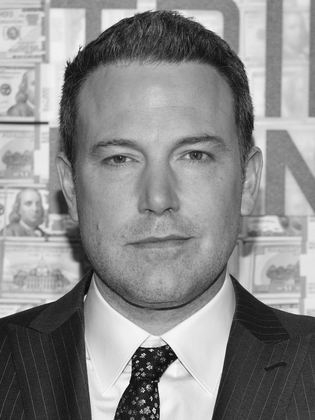
%> input picture HW2/affleck_gray.png, 315 x 420 px, shrunk from 800 x 1067 before the run
$ octave HW2.m   (GNU Octave 9; MATLAB toolbox functions it lacks are replaced by stand-ins)
%> lines starting %> are read from the running program, lines starting %| are printed output that depends on the picture; in (x1, y1, x2, y2) boxes, pixels count from 0 and x2, y2 are one past the last pixel; in counts of white or black regions, pixels touching at a corner belong together; the program's own positions count from 1
% Yukun Duan
% CSE5524 - HW2
% 8/31/2022

%% Problem 1
sigma=40.0;  % use largest value
G = fspecial('gaussian', 2*ceil(3*sigma)+1, sigma);
faceIm = double(imread('affleck_gray.png'));
%> faceIm: size 420x315 double; min 5, max 255, mean 139.4; mean of the top-left, top-right, bottom-left and bottom-right quarters 154.5, 148.8, 120.4, 134.1
gIm = imfilter(faceIm, G, 'replicate');
imshow(gIm/255); % double images need range of 0-1
imwrite(uint8(gIm), 'gIm.bmp');
axis("image");
pause;

sigma=20.0;  % second try
G = fspecial('gaussian', 2*ceil(3*sigma)+1, sigma);
faceIm = double(imread('affleck_gray.png'));
gIm = imfilter(faceIm, G, 'replicate');
imshow(gIm/255); % double images need range of 0-1
imwrite(uint8(gIm), 'gIm1.bmp');
axis("image");
pause;

sigma=15.0; % third try
G = fspecial('gaussian', 2*ceil(3*sigma)+1, sigma);
faceIm = double(imread('affleck_gray.png'));
gIm = imfilter(faceIm, G, 'replicate');
imshow(gIm/255); % double images need range of 0-1
imwrite(uint8(gIm), 'gIm2.bmp');
axis("image");
pause;

sigma=10.0;   %fourth try
G = fspecial('gaussian', 2*ceil(3*sigma)+1, sigma);
faceIm = double(imread('affleck_gray.png'));
gIm = imfilter(faceIm, G, 'replicate');
imshow(gIm/255); % double images need range of 0-1
imwrite(uint8(gIm), 'gIm3.bmp');
axis("image");
pause;

sigma=5.0;  % fifth try
G = fspecial('gaussian', 2*ceil(3*sigma)+1, sigma);
faceIm = double(imread('affleck_gray.png'));
gIm = imfilter(faceIm, G, 'replicate');
imshow(gIm/255); % double images need range of 0-1
imwrite(uint8(gIm), 'gIm4.bmp');
axis("image");
pause;

sigma=4.0;  % sixth try
G = fspecial('gaussian', 2*ceil(3*sigma)+1, sigma);
faceIm = double(imread('affleck_gray.png'));
gIm = imfilter(faceIm, G, 'replicate');
imshow(gIm/255); % double images need range of 0-1
imwrite(uint8(gIm), 'gIm5.bmp');
axis("image");
pause;

sigma=3.0;  % seventh try
G = fspecial('gaussian', 2*ceil(3*sigma)+1, sigma);
faceIm = double(imread('affleck_gray.png'));
gIm = imfilter(faceIm, G, 'replicate');
imshow(gIm/255); % double images need range of 0-1
imwrite(uint8(gIm), 'gIm6.bmp');
axis("image");
pause;

sigma=2.0;   % eighth try
G = fspecial('gaussian', 2*ceil(3*sigma)+1, sigma);
faceIm = double(imread('affleck_gray.png'));
gIm = imfilter(faceIm, G, 'replicate');
imshow(gIm/255); % double images need range of 0-1
imwrite(uint8(gIm), 'gIm7.bmp');
axis("image");
pause;

sigma=1.0;   % ninth try
G = fspecial('gaussian', 2*ceil(3*sigma)+1, sigma);
faceIm = double(imread('affleck_gray.png'));
gIm = imfilter(faceIm, G, 'replicate');
imshow(gIm/255); % double images need range of 0-1
imwrite(uint8(gIm), 'gIm8.bmp');
axis("image");
pause;

sigma=0.5; % tenth try
G = fspecial('gaussian', 2*ceil(3*sigma)+1, sigma);
faceIm = double(imread('affleck_gray.png'));
gIm = imfilter(faceIm, G, 'replicate');
imshow(gIm/255); % double images need range of 0-1
imwrite(uint8(gIm), 'gIm9.bmp');
axis("image");
pause;

%% Problem 2
[a,b] = gaussDeriv2D(5);  % let sigma value be 5
img_gx = imagesc(a);  % Display image with scaled colors
colormap('gray');
pause;

img_gy = imagesc(b);
colormap('gray');
pause;

%% Problem 3
[Gx,Gy] = gaussDeriv2D(5);  %let sigma value be 5
myIm = double(imread('pic.jpg'));
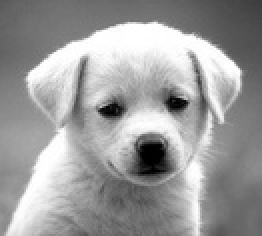
%> input picture HW2/pic.jpg, 131 x 118 px, shrunk from 332 x 300 before the run (shown 2 times larger)
%> myIm: size 118x131x3 double; min 0, max 255, mean 155.7; mean of the top-left, top-right, bottom-left and bottom-right quarters 157.6, 155.8, 170.1, 139.7
myim=imread('pic.jpg');
%> myim is the input picture: size 118x131x3 uint8; min 0, max 255, mean 155.7
gxIm = imfilter(myIm, Gx, 'replicate');
gyIm = imfilter(myIm, Gy, 'replicate');
magIm = sqrt(gxIm.^2 + gyIm.^2);
imagesc(gxIm);
imagesc(gyIm);
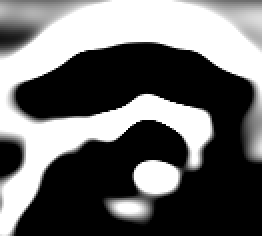
%> displayed picture: size 118x131x3, on the screen's scale of 0 to 255 (shown 2 times larger); min 0, max 255, mean 107.1
imagesc(magIm);
pause;


%% Problem 4
T = 0.3;  % try T for three different value
tIm = magIm > T;
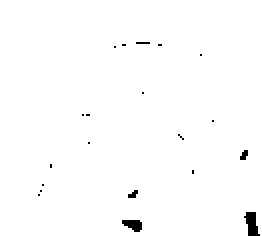
%> tIm: size 118x131x3 logical (shown 2 times larger); 99% white; 20 black regions (18 under 20 px), largest, box (x1, y1, x2, y2) and area: (122, 106, 130, 118) 61, (61, 110, 71, 116) 43
imagesc(tIm);
pause;

T = 1;
tIm = magIm > T;
%> tIm: size 118x131x3 logical; 85.9% white; 26 black regions (17 under 20 px), largest, box (x1, y1, x2, y2) and area: (0, 0, 56, 29) 663, (113, 90, 131, 118) 328, (117, 52, 131, 86) 303
imagesc(tIm);
pause;

T = 3;
tIm = magIm > T;
%> tIm: size 118x131x3 logical; 56.6% white; 11 black regions (5 under 20 px), largest, box (x1, y1, x2, y2) and area: (0, 0, 131, 118) 3959, (37, 36, 111, 118) 1869, (22, 19, 112, 40) 516, (8, 73, 31, 118) 240, (66, 43, 76, 50) 54, (47, 37, 52, 46) 26
imagesc(tIm);
pause;

T = 10;
tIm = magIm > T;
%> tIm: size 118x131x3 logical; 5.1% white; 4 white regions, box (x1, y1, x2, y2) and area: (44, 9, 121, 35) 409, (64, 65, 90, 88) 328, (79, 53, 88, 59) 33, (59, 56, 65, 61) 22
imagesc(tIm);
pause;

T = 20;
tIm = magIm > T;
%> tIm: size 118x131x3 logical; every value is 0
imagesc(tIm);
pause;

%% Problem 5
T = 0.3;
Fx = -fspecial('sobel')';
fxIm = imfilter(myIm,Fx);
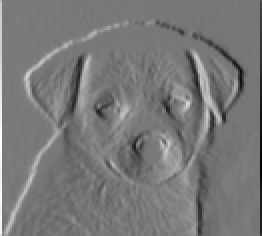
%> fxIm: size 118x131x3 double (shown 2 times larger); min -557, max 619, mean -0.7; drawn with min black and max white
Fy = -fspecial('sobel');
fyIm = imfilter(myIm,Fy);
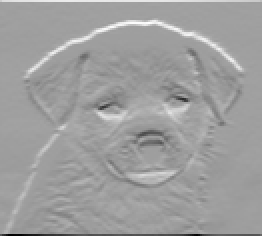
%> fyIm: size 118x131x3 double (shown 2 times larger); min -927, max 563, mean 1.2; drawn with min black and max white
magIm = sqrt(fxIm.^2 + fyIm.^2);
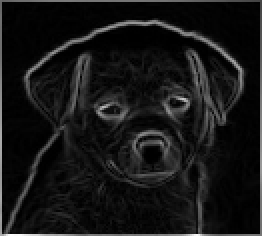
%> magIm: size 118x131x3 double (shown 2 times larger); min 0, max 927.1, mean 81.7; drawn with min black and max white
tIm = magIm > T;
%> tIm: size 118x131x3 logical; 99.6% white; black in thin lines or dots, all inside (x1, y1, x2, y2) = (8, 11, 130, 104)
imagesc(tIm);
pause;

T = 1;
Fx = -fspecial('sobel')';
fxIm = imfilter(myIm,Fx);
Fy = -fspecial('sobel');
fyIm = imfilter(myIm,Fy);
magIm = sqrt(fxIm.^2 + fyIm.^2);
tIm = magIm > T;
imagesc(tIm);
pause;

T = 3;
Fx = -fspecial('sobel')';
fxIm = imfilter(myIm,Fx);
Fy = -fspecial('sobel');
fyIm = imfilter(myIm,Fy);
magIm = sqrt(fxIm.^2 + fyIm.^2);
tIm = magIm > T;
%> tIm: size 118x131x3 logical; 97.8% white; black in thin lines or dots
imagesc(tIm);
pause;

T = 10;
Fx = -fspecial('sobel')';
fxIm = imfilter(myIm,Fx);
Fy = -fspecial('sobel');
fyIm = imfilter(myIm,Fy);
magIm = sqrt(fxIm.^2 + fyIm.^2);
tIm = magIm > T;
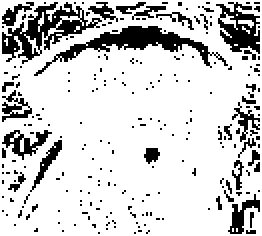
%> tIm: size 118x131x3 logical (shown 2 times larger); 81.4% white; 229 black regions (211 under 20 px), largest, box (x1, y1, x2, y2) and area: (17, 13, 114, 38) 558, (1, 1, 51, 32) 536, (108, 1, 130, 27) 306
imagesc(tIm);
pause;

T = 20;
Fx = -fspecial('sobel')';
fxIm = imfilter(myIm,Fx);
Fy = -fspecial('sobel');
fyIm = imfilter(myIm,Fy);
magIm = sqrt(fxIm.^2 + fyIm.^2);
tIm = magIm > T;
imagesc(tIm);
pause;

T = 100;
Fx = -fspecial('sobel')';
fxIm = imfilter(myIm,Fx);
Fy = -fspecial('sobel');
fyIm = imfilter(myIm,Fy);
magIm = sqrt(fxIm.^2 + fyIm.^2);
tIm = magIm > T;
imagesc(tIm);
pause;

%% Problem 6
Im = rgb2gray(myim);
edge(Im,'canny');

%% Problem 2 Function
function [Gx, Gy] = gaussDeriv2D(sigma)
    MaskSize = 2 * ceil(sigma * 3) + 1;
    for r = 1:MaskSize
        for c = 1:MaskSize
            x = c-ceil(3*sigma)-1;
            y = r-ceil(3*sigma)-1;
            Gx(r,c) = x * exp(-1 * (x^2 + y^2)/(2 * sigma^2)) / (2 * pi * sigma^4);
            Gy(r,c) = y * exp(-1 * (x^2 + y^2)/(2 * sigma^2)) / (2 * pi * sigma^4);
        end
    end
end
